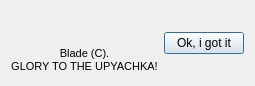
<?xml version="1.0" encoding="UTF-8"?>
<ui version="4.0">
 <class>AboutDialog</class>
 <widget class="QDialog" name="AboutDialog">
  <property name="windowModality">
   <enum>Qt::ApplicationModal</enum>
  </property>
  <property name="geometry">
   <rect>
    <x>0</x>
    <y>0</y>
    <width>235</width>
    <height>86</height>
   </rect>
  </property>
  <property name="windowTitle">
   <string>About</string>
  </property>
  <property name="modal">
   <bool>true</bool>
  </property>
  <layout class="QHBoxLayout" name="horizontalLayout">
   <item>
    <layout class="QVBoxLayout" name="verticalLayout">
     <item>
      <widget class="QLabel" name="label_2">
       <property name="pixmap">
        <pixmap resource="resource.qrc">:/UP4K-men Sitting.ico</pixmap>
       </property>
       <property name="scaledContents">
        <bool>false</bool>
       </property>
       <property name="alignment">
        <set>Qt::AlignCenter</set>
       </property>
      </widget>
     </item>
     <item>
      <widget class="QLabel" name="label">
       <property name="text">
        <string>&lt;!DOCTYPE HTML PUBLIC &quot;-//W3C//DTD HTML 4.0//EN&quot; &quot;http://www.w3.org/TR/REC-html40/strict.dtd&quot;&gt;
&lt;html&gt;&lt;head&gt;&lt;meta name=&quot;qrichtext&quot; content=&quot;1&quot; /&gt;&lt;style type=&quot;text/css&quot;&gt;
p, li { white-space: pre-wrap; }
&lt;/style&gt;&lt;/head&gt;&lt;body style=&quot; font-family:'MS Shell Dlg 2'; font-size:8.25pt; font-weight:400; font-style:normal;&quot;&gt;
&lt;p style=&quot; margin-top:0px; margin-bottom:0px; margin-left:0px; margin-right:0px; -qt-block-indent:0; text-indent:0px;&quot;&gt;&lt;span style=&quot; font-size:8pt;&quot;&gt;Blade (C).&lt;/span&gt;&lt;/p&gt;
&lt;p style=&quot; margin-top:0px; margin-bottom:0px; margin-left:0px; margin-right:0px; -qt-block-indent:0; text-indent:0px;&quot;&gt;&lt;span style=&quot; font-size:8pt;&quot;&gt;GLORY TO THE UPYACHKA!&lt;/span&gt;&lt;/p&gt;&lt;/body&gt;&lt;/html&gt;</string>
       </property>
       <property name="alignment">
        <set>Qt::AlignCenter</set>
       </property>
      </widget>
     </item>
    </layout>
   </item>
   <item>
    <widget class="QPushButton" name="OKPushButton">
     <property name="text">
      <string>Ok, i got it</string>
     </property>
    </widget>
   </item>
  </layout>
 </widget>
 <resources>
  <include location="resource.qrc"/>
 </resources>
 <connections>
  <connection>
   <sender>OKPushButton</sender>
   <signal>pressed()</signal>
   <receiver>AboutDialog</receiver>
   <slot>close()</slot>
   <hints>
    <hint type="sourcelabel">
     <x>208</x>
     <y>62</y>
    </hint>
    <hint type="destinationlabel">
     <x>224</x>
     <y>49</y>
    </hint>
   </hints>
  </connection>
 </connections>
</ui>
